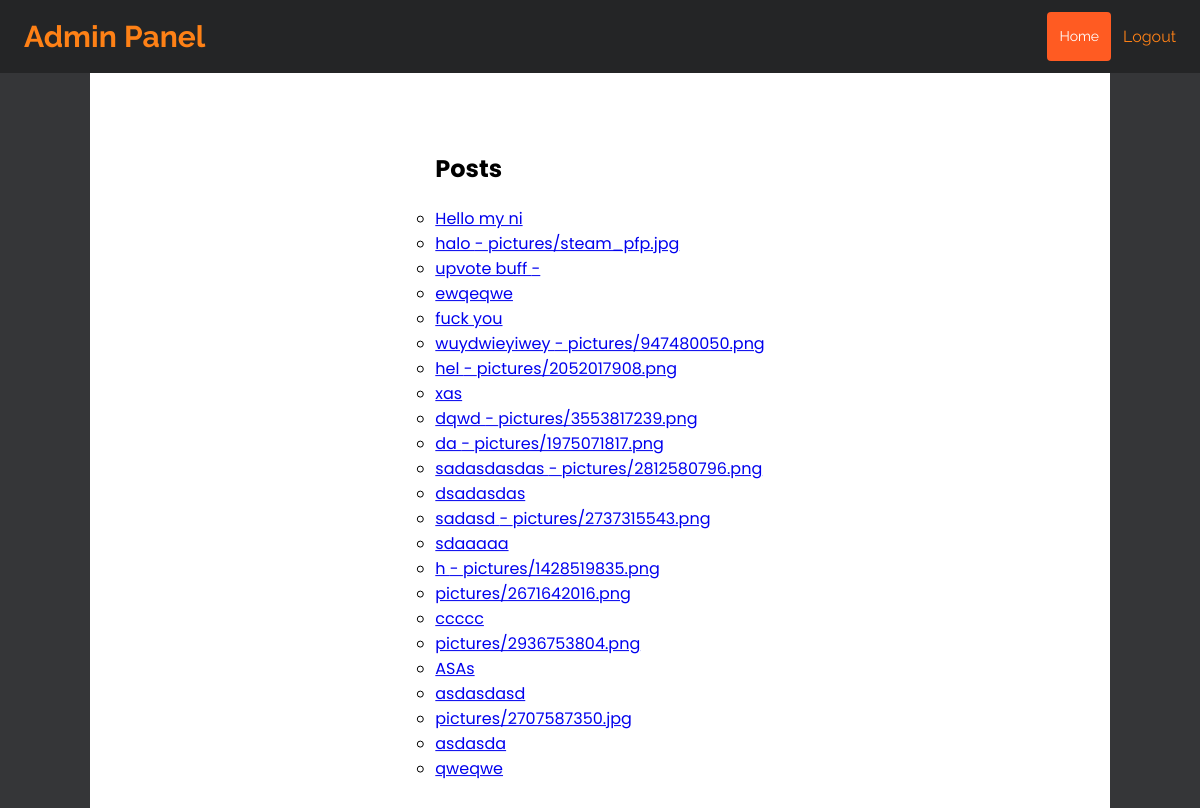
Before: /gasbter_admin/admin-panel/posts/ with the older database file.
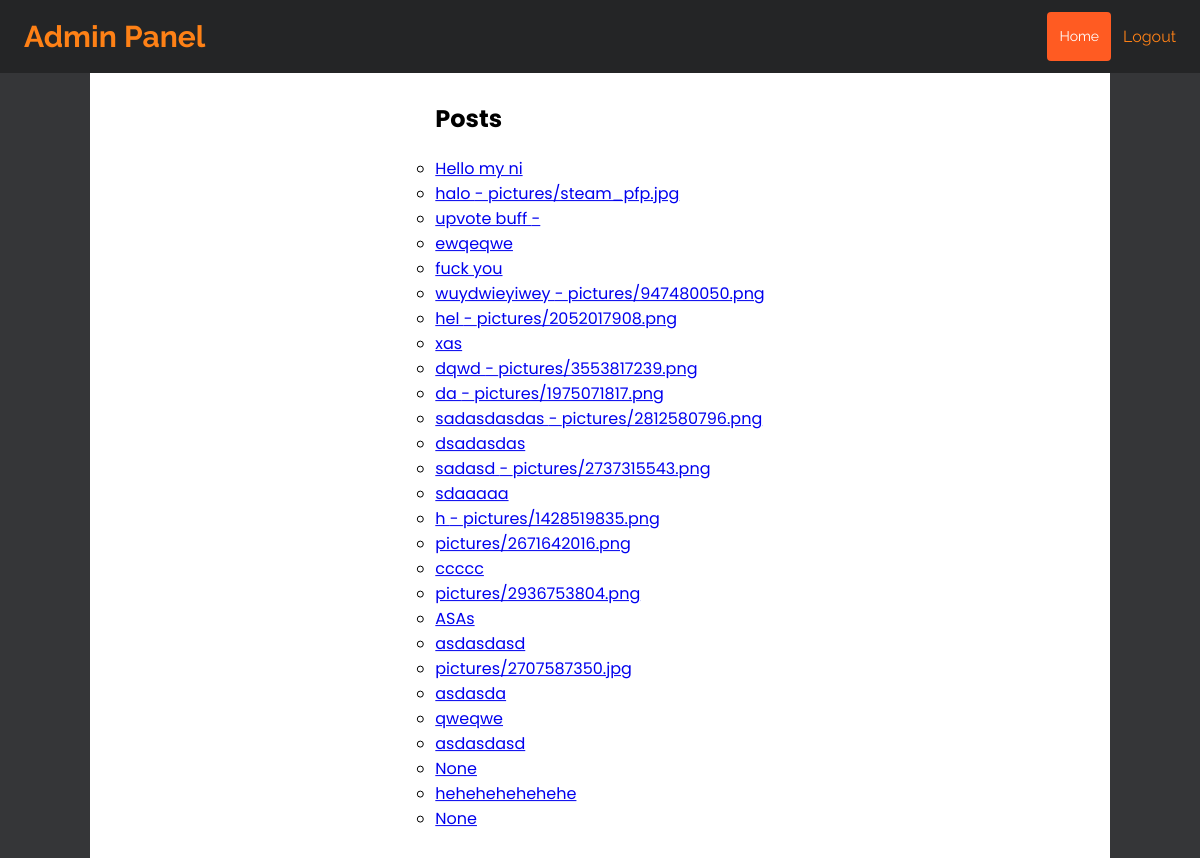
After: the same page with the newer database file.
### Post/models.py (models this page shows, shortened)
class Post(models.Model):
    user = models.ForeignKey(settings.AUTH_USER_MODEL, on_delete=models.CASCADE)
    content = models.CharField(max_length=500, blank=True, null=True)
    post_type = models.CharField(max_length=20, choices=[('picture', 'Picture'), ('video', 'Video')], default=None,
                                 null=True)
    picture = models.ImageField(upload_to=upload_picture_path, blank=True, null=True, default=None)
    video = models.FileField(upload_to='videos/', blank=True, null=True, default=None)
    updated = models.DateTimeField(auto_now=True)
    createdAt = models.DateTimeField(auto_now_add=True)
    likes = models.PositiveIntegerField(default=0)
    liked_by = models.ManyToManyField(UserAccount, related_name='liked_posts', blank=True)

### admin_custom/views.py (the view)
# urls.py: path('admin-panel/posts/', views.admin_post, name='admin_panel_posts'),
def admin_post(request):
    if request.method == 'POST':
        if 'select_delete' in request.POST:
            post_ids_to_delete = request.POST.getlist('delete_post')
            Post.objects.filter(id__in=post_ids_to_delete).delete()
            return redirect('admin_panel_posts')  # Refreshes the page
    posts = Post.objects.all()  # Displays all posts
    return render(request, 'admin/admin_post.html', {'posts': posts})

### templates/admin/admin_post.html (shortened to what this page needs)
{% extends "admin/admin_header.html" %}
{% block content %}
<div class = "container">
<div class = "center" >
 <div class = "txt"><h2>Posts</h2></div>
    <ul class = "ul_post">
     {% for post in posts %}
         <li>
             <a href ="{% url 'post_detail' username=post.user.username post_id=post.id %}">
              {% if post.post_type == 'picture' %}
             {% if post.content %}
                 {{ post.content }} - {{ post.picture.name }}
             {% else %}
                 {{ post.picture.name }}
             {% endif %}
         {% elif post.post_type == 'video' %}
             {% if post.content %}
                 {{ post.content }} - {{ post.video.name }}
             {% else %}
                 {{ post.video.name }}
             {% endif %}
         {% else %}
             {{ post.content }}
         {% endif %}
             </a>
         </li>
     {% endfor %}
 </ul>
</div>
</div>
{% endblock %}

### templates/admin/admin_header.html (shortened to what this page needs)
{% load static %}
<!DOCTYPE html>
<html lang="en">
<head>
  <link rel="stylesheet" href="{% static 'admin_custom/admin_custom.css' %}">
  <link rel="stylesheet" href="https://cdnjs.cloudflare.com/ajax/libs/font-awesome/5.15.3/css/all.min.css"/>
</head>
<body>
<div class="header">
    <a href="{% url 'admin_panel' %}" class ="logo" >Admin Panel</a>
    <div class = "header-right">
      <a class= "active" href="{% url 'profile' username=user.username %}">Home</a>
      <a href="{% url 'logout' %}">Logout</a>
    </div>
</div>
{% block content %} {% endblock %}
</body>

### static_my_project/admin_custom/admin_custom.css (style rules this page uses)
body { margin: 0; font-family: "Poppins", sans-serif; font-size: 16px; background-color: #353638; }
.container { background-color: white; padding: 20px; margin-top: auto; max-width: 100%; min-height: 100vh; margin-left: 90px; margin-right: 90px; overflow: visible; overflow-wrap: break-word; }
.header { overflow: hidden; padding: 12px 12px; background-color: #242526; font-family: 'Raleway', sans-serif; }
.header a { float: left; color: #fe8116; text-align: center; padding: 12px; text-decoration: none; font-size: 16px; line-height: 25px; border-radius: 4px; }
.header a.logo { font-family: 'Raleway', sans-serif; font-size: 30px; font-weight: bold; }
.header a.active { font-size: 14px; background-color: #ff5b22; color: white; }
.header-right { float: right; }
.ul_post { list-style-type: circle; margin: 0; padding: 0; }
.center { position: absolute; top: 50%; left: 50%; transform: translate(-50%, -50%); max-width: 100%; padding: 20px; }

Changed rows visible on the page:
added Post: content "asdasdasd"
added Post: content "None"
added Post: content "hehehehehehehe"
added Post: content "None"
